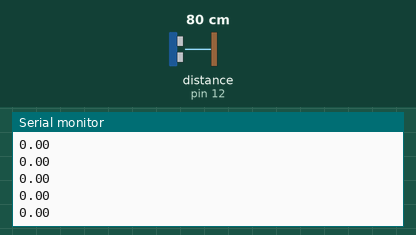
A sketch run on a simulated Arduino Uno, built with avr-gcc and run on an emulated ATmega328P. On the bench: the last lines printed to the serial monitor. Wiring (inferred from the names in the program): ultrasonic range finder: trigger pin 12; echo pin 12. The test bench sets the inputs (shaded band); at power-on: distance to the obstacle (sensor on pin 12) 80 cm. The echo pulse lasts 58.3 µs per cm.

Above: at 1.2 s.
1.3 s: distance to the obstacle (sensor on pin 12) set to 2 cm
At 1.35 s:
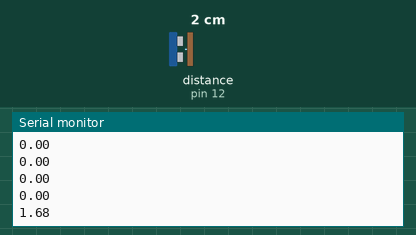
2.8 s: distance to the obstacle (sensor on pin 12) set to 4 cm
At 2.87 s:
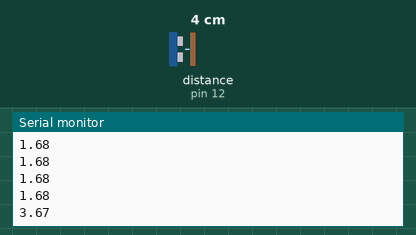
Timing chart, 0 to 5.8 s (numbered marks = the images above; inputs shaded):
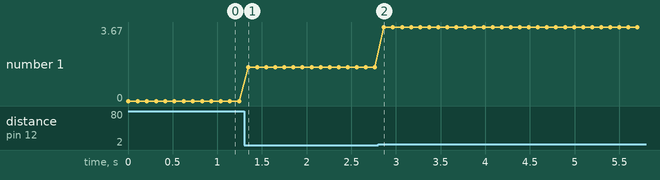

The sketch:

test_ultrasonic.ino
```cpp
// 定義超音波感測器的引腳
// const int trigPin = 9;
// const int echoPin = 10;

// const int ultr_pin = 12;


void setup() {
  Serial.begin(115200);

}


float read_ultrasonic() {
  const int ultr_pin = 12;

  long duration;
  float distance;

  pinMode(ultr_pin, OUTPUT);
  digitalWrite(ultr_pin, HIGH);
  delayMicroseconds(2);
  digitalWrite(ultr_pin, LOW);
  delayMicroseconds(10);
  digitalWrite(ultr_pin, HIGH);

  pinMode(ultr_pin, INPUT);

  duration = pulseIn(ultr_pin, HIGH, 3000);
  distance = duration * 0.034 / 2;
  return distance;
}


void loop() {

  float d = read_ultrasonic();

  Serial.println(d);

  delay(100);
}
```

Measured:
- after the input at 1.3 s, the serial monitor: prints a new line after 0.05 s (image 1)
- after the input at 2.8 s, the serial monitor: prints a new line after 0.07 s (image 2)
- plotted number 1: 0 → 1.68 after the input at 1.3 s, 1.68 → 3.67 after the input at 2.8 s
